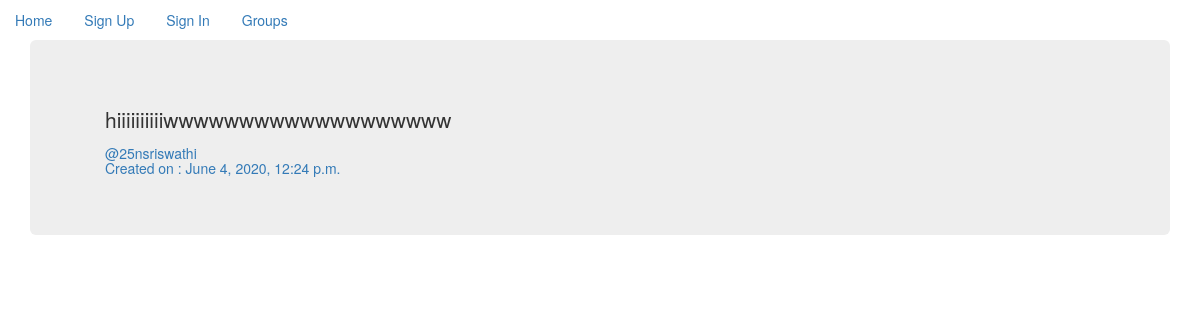
Page /by/25nsriswathi/6 on the committed database.
### posts/models.py (models this page shows, shortened)
class Post(models.Model):
    user = models.ForeignKey(User, related_name='posts', on_delete=models.CASCADE)
    created_at = models.DateTimeField(auto_now_add=True)
    message = models.TextField()
    message_html=models.TextField(editable=False)
    group = models.ForeignKey(Group, related_name='posts',null=True, blank=True, on_delete=models.CASCADE)
    class Meta:
       ordering = ['-created_at']
       unique_together=('group','message')

### posts/views.py (the view)
# urls.py: path("by/<username>/<pk>", views.PostDetail.as_view(), name="single"),
class PostDetail(SelectRelatedMixin, DetailView):
    model = Post
    select_related = ('user', 'group')
    def get_queryset(self,**kwargs):
        return super().get_queryset().filter(user__username__iexact=self.kwargs.get('username'))

### posts/templates/posts/post_detail.html
{% extends 'posts/post_base.html' %}
{% block post_content %}
<div class="col-md-8">
    {% include 'posts/_post.html' %}
</div>
{% endblock %}

### posts/templates/posts/_post.html (shortened to what this page needs)
<div>
    <h3>{{ post.message_html|safe }}</h3>
    <div>
        <h5>
        <a href="{% url 'posts:for_user' username=post.user.username %}">@{{ post.user.username }}</a><br/>
        <time><a href="{% url 'posts:single' username=post.user.username pk=post.pk %}">Created on : {{ post.created_at }}</a></time>
    </h5>
    </div>
</div>

### rows in the picture
Post: message_html "hiiiiiiiiiiwwwwwwwwwwwwwwwwwww", user.username "25nsriswathi", created_at "June 4, 2020, 12:24 p.m."
